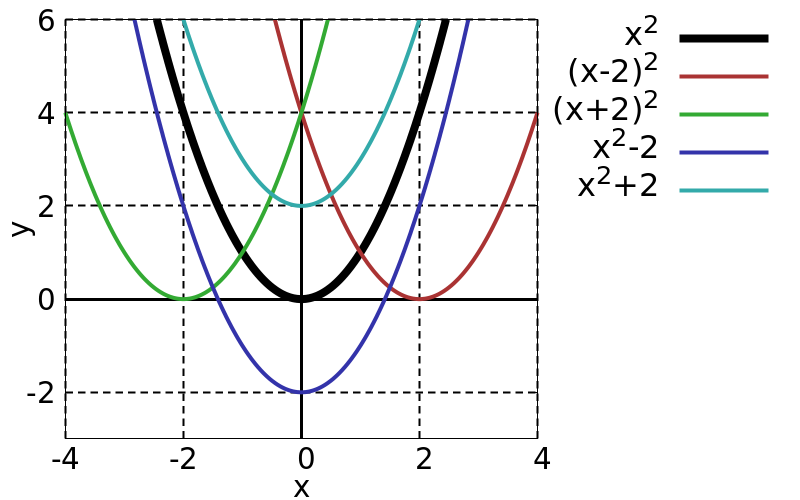

This figure's gnuplot source:
load "template/function-plot.gnuplot"

set key outside top right

set xrange [-4:4]
set yrange [-3:6]

set xtics 2
set ytics 2

plot \
  x**2 lc 0 lw 8 title "x^2", \
  (x-2)**2 lc "#aa3333" lw 4 title "(x-2)^2", \
  (x+2)**2 lc "#33aa33" lw 4 title "(x+2)^2", \
  x**2-2 lc "#3333aa" lw 4 title "x^2-2", \
  x**2+2 lc "#33aaaa" lw 4 title "x^2+2"
